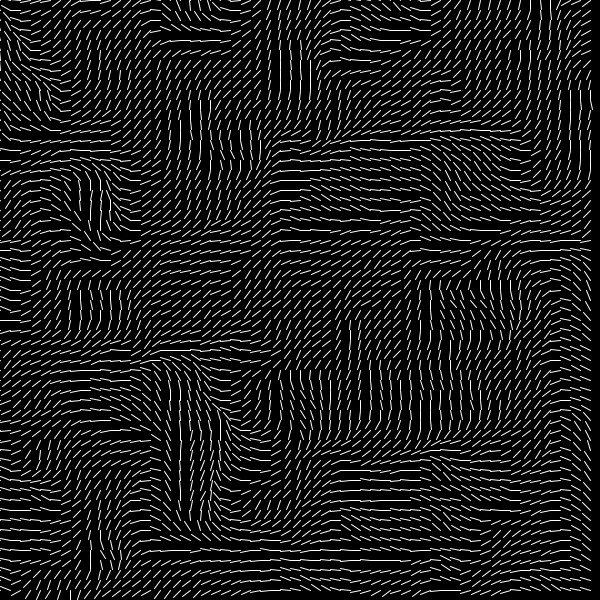
Frame 1 (no input)
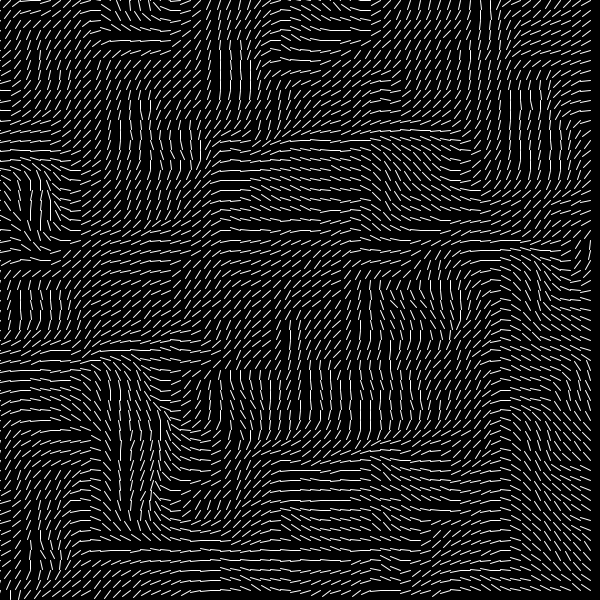
Frame 60 (the mouse pressed at the canvas centre just before this capture)
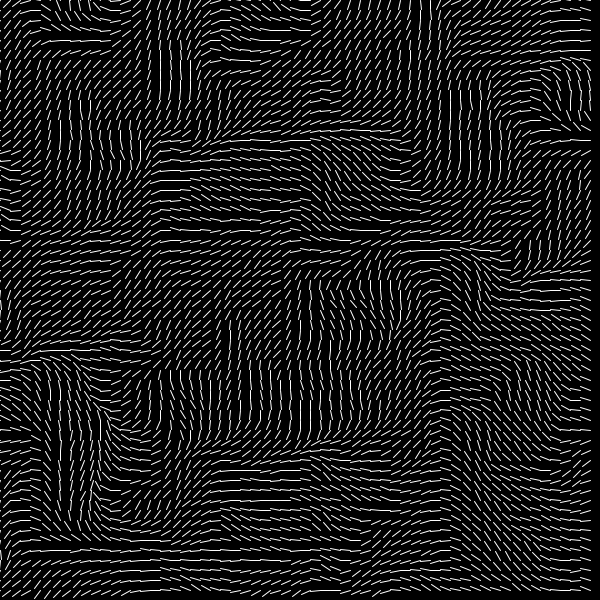
Frame 120 (the mouse held since frame 60 and released just before this capture)

The Processing sketch that drew these frames (run headless with seeded random() and noise(); from frame 60 on, the mouse is pressed at the canvas centre):

// Processing sketch: Flow_Field
// ── Flow_Field.pde
float t;
float CELL_SIZE = 10;

void setup()
{
  size(600, 600);
}

void draw()
{
  t += 0.01;
  background(0);
  stroke(255);

  for(float x = 0; x < width; x += CELL_SIZE)
  {
    for(float y = 0; y < height; y += CELL_SIZE)
    {
      PVector f = getFlow(x, y);
      line(x, y, x + f.x, y + f.y);
    }
  }
}

PVector getFlow(float x, float y)
{
  float angle = noise(x / 100.0f + t, y / 100.0f) * TWO_PI;
  return PVector.fromAngle(angle).setMag(10);
}
